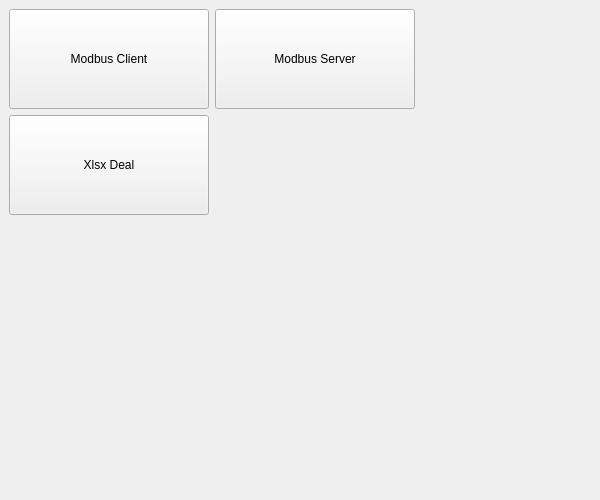
<?xml version="1.0" encoding="UTF-8"?>
<ui version="4.0">
 <class>Navegation</class>
 <widget class="QMainWindow" name="Navegation">
  <property name="geometry">
   <rect>
    <x>0</x>
    <y>0</y>
    <width>600</width>
    <height>500</height>
   </rect>
  </property>
  <property name="sizePolicy">
   <sizepolicy hsizetype="Preferred" vsizetype="Preferred">
    <horstretch>0</horstretch>
    <verstretch>0</verstretch>
   </sizepolicy>
  </property>
  <property name="minimumSize">
   <size>
    <width>600</width>
    <height>500</height>
   </size>
  </property>
  <property name="maximumSize">
   <size>
    <width>600</width>
    <height>500</height>
   </size>
  </property>
  <property name="windowTitle">
   <string>导航</string>
  </property>
  <widget class="QWidget" name="centralwidget">
   <layout class="QGridLayout" name="gridLayout_6">
    <item row="2" column="2">
     <spacer name="verticalSpacer_2">
      <property name="orientation">
       <enum>Qt::Vertical</enum>
      </property>
      <property name="sizeHint" stdset="0">
       <size>
        <width>20</width>
        <height>40</height>
       </size>
      </property>
     </spacer>
    </item>
    <item row="0" column="2">
     <widget class="QPushButton" name="ToModbusClient">
      <property name="minimumSize">
       <size>
        <width>200</width>
        <height>100</height>
       </size>
      </property>
      <property name="maximumSize">
       <size>
        <width>200</width>
        <height>100</height>
       </size>
      </property>
      <property name="text">
       <string>Modbus Client</string>
      </property>
     </widget>
    </item>
    <item row="0" column="3">
     <widget class="QPushButton" name="ToModbusServer">
      <property name="minimumSize">
       <size>
        <width>200</width>
        <height>100</height>
       </size>
      </property>
      <property name="maximumSize">
       <size>
        <width>200</width>
        <height>100</height>
       </size>
      </property>
      <property name="text">
       <string>Modbus Server</string>
      </property>
     </widget>
    </item>
    <item row="1" column="2">
     <widget class="QPushButton" name="ToXlsxDeal">
      <property name="minimumSize">
       <size>
        <width>200</width>
        <height>100</height>
       </size>
      </property>
      <property name="maximumSize">
       <size>
        <width>200</width>
        <height>100</height>
       </size>
      </property>
      <property name="text">
       <string>Xlsx Deal</string>
      </property>
     </widget>
    </item>
    <item row="0" column="4">
     <spacer name="horizontalSpacer">
      <property name="orientation">
       <enum>Qt::Horizontal</enum>
      </property>
      <property name="sizeHint" stdset="0">
       <size>
        <width>40</width>
        <height>20</height>
       </size>
      </property>
     </spacer>
    </item>
    <item row="1" column="3" colspan="2">
     <spacer name="horizontalSpacer_2">
      <property name="orientation">
       <enum>Qt::Horizontal</enum>
      </property>
      <property name="sizeHint" stdset="0">
       <size>
        <width>40</width>
        <height>20</height>
       </size>
      </property>
     </spacer>
    </item>
   </layout>
  </widget>
  <widget class="QMenuBar" name="menuBar">
   <property name="geometry">
    <rect>
     <x>0</x>
     <y>0</y>
     <width>600</width>
     <height>26</height>
    </rect>
   </property>
  </widget>
  <action name="action">
   <property name="text">
    <string>新建文件(&amp;N)</string>
   </property>
  </action>
  <action name="action_O">
   <property name="text">
    <string>打开文件(&amp;O)</string>
   </property>
  </action>
  <action name="action_S">
   <property name="text">
    <string>保存文件(&amp;S) </string>
   </property>
  </action>
  <action name="action_C">
   <property name="text">
    <string>关闭退出(&amp;C)</string>
   </property>
  </action>
  <action name="action_X">
   <property name="text">
    <string>剪切(&amp;X) </string>
   </property>
  </action>
  <action name="action_C_2">
   <property name="text">
    <string>复制(&amp;C)</string>
   </property>
  </action>
  <action name="action_V">
   <property name="text">
    <string>粘贴(&amp;V)</string>
   </property>
  </action>
  <action name="actionGouj">
   <property name="text">
    <string>构建项目(&amp;B)</string>
   </property>
  </action>
  <action name="action_T">
   <property name="text">
    <string>帮助文档(&amp;T)</string>
   </property>
  </action>
  <action name="action_A">
   <property name="text">
    <string>关于(&amp;A)</string>
   </property>
  </action>
 </widget>
 <resources/>
 <connections/>
</ui>
